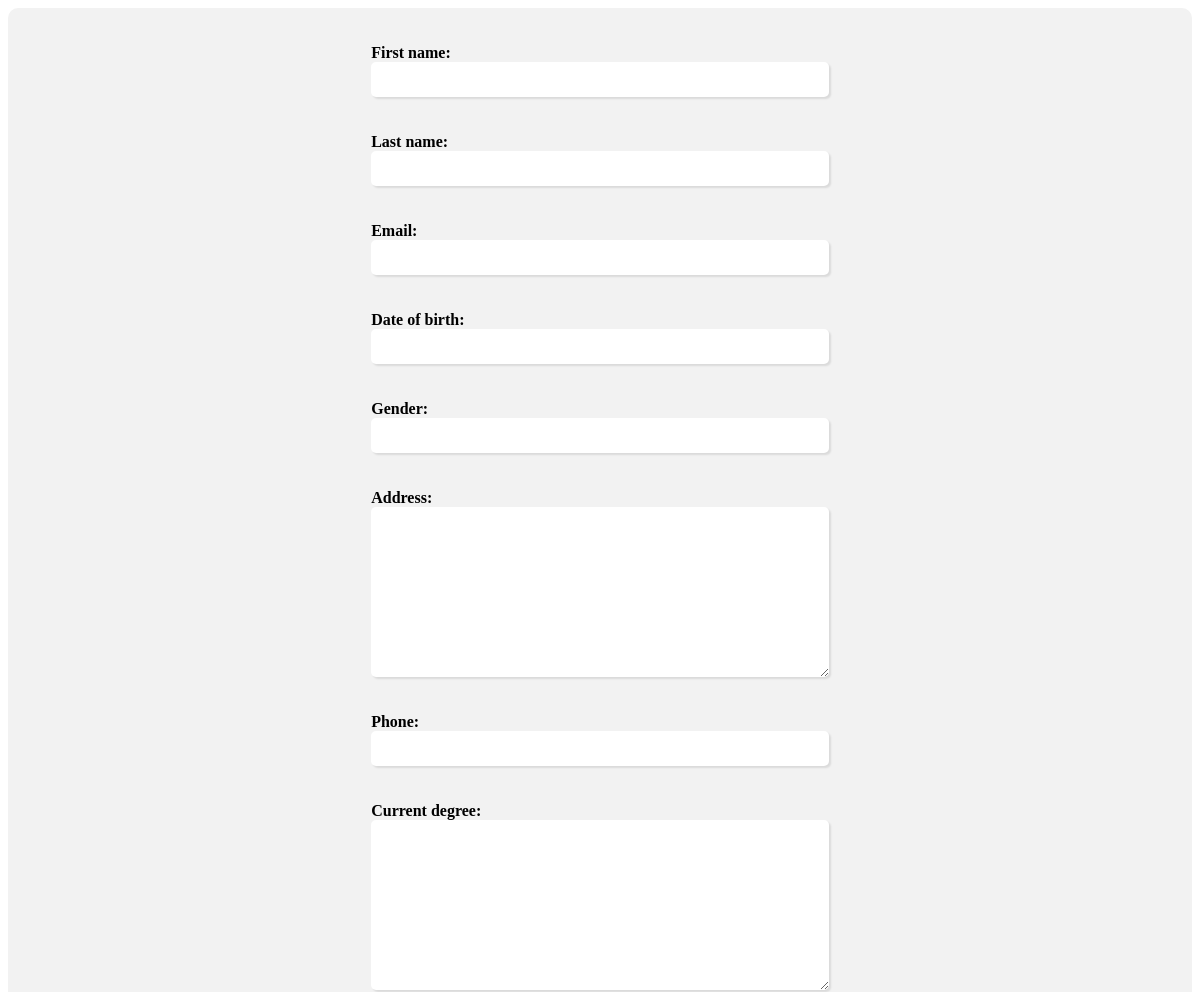
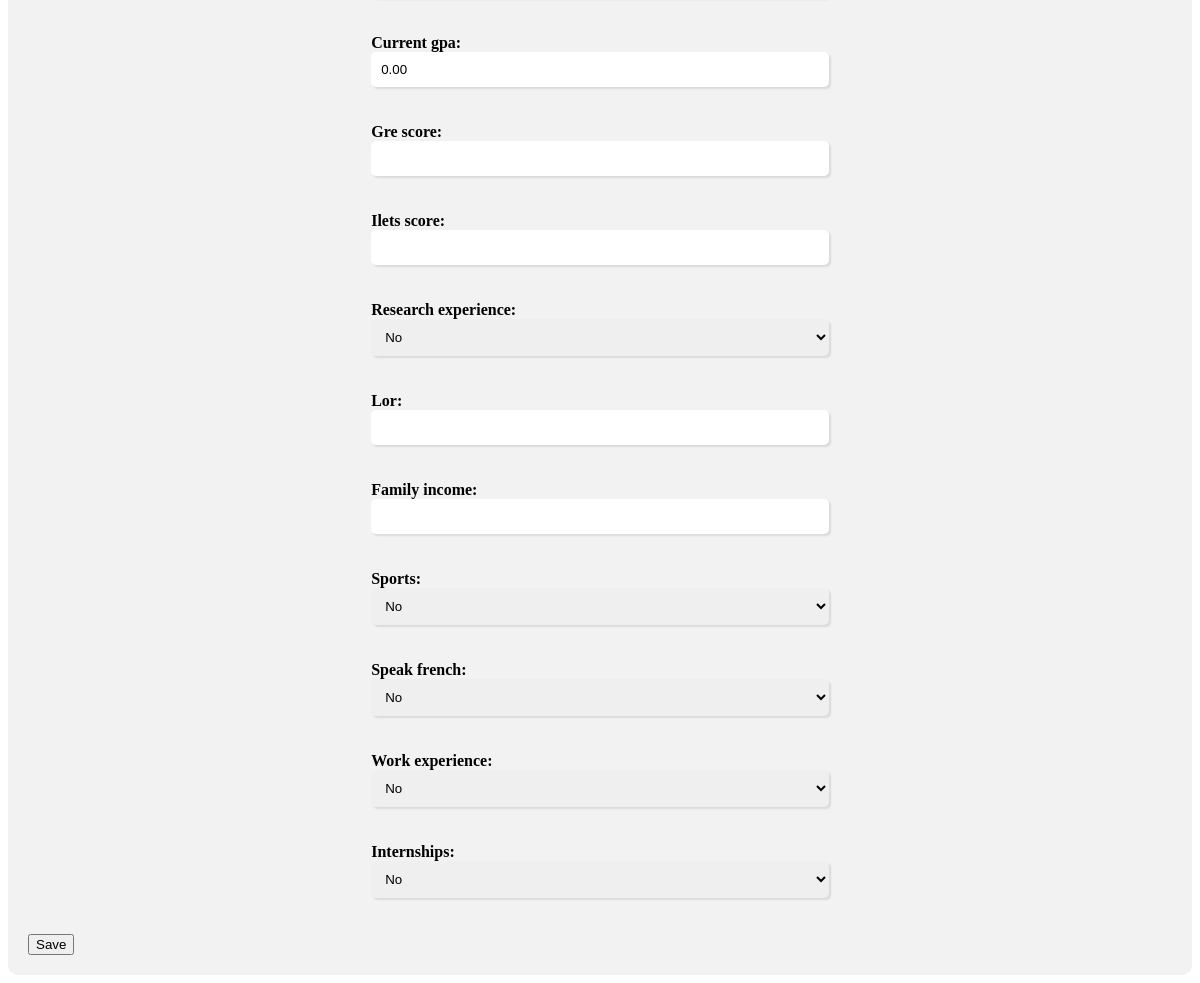
/edit_profile/ (signed in), run on an earlier commit of the app's database (2 pictures, top to bottom).
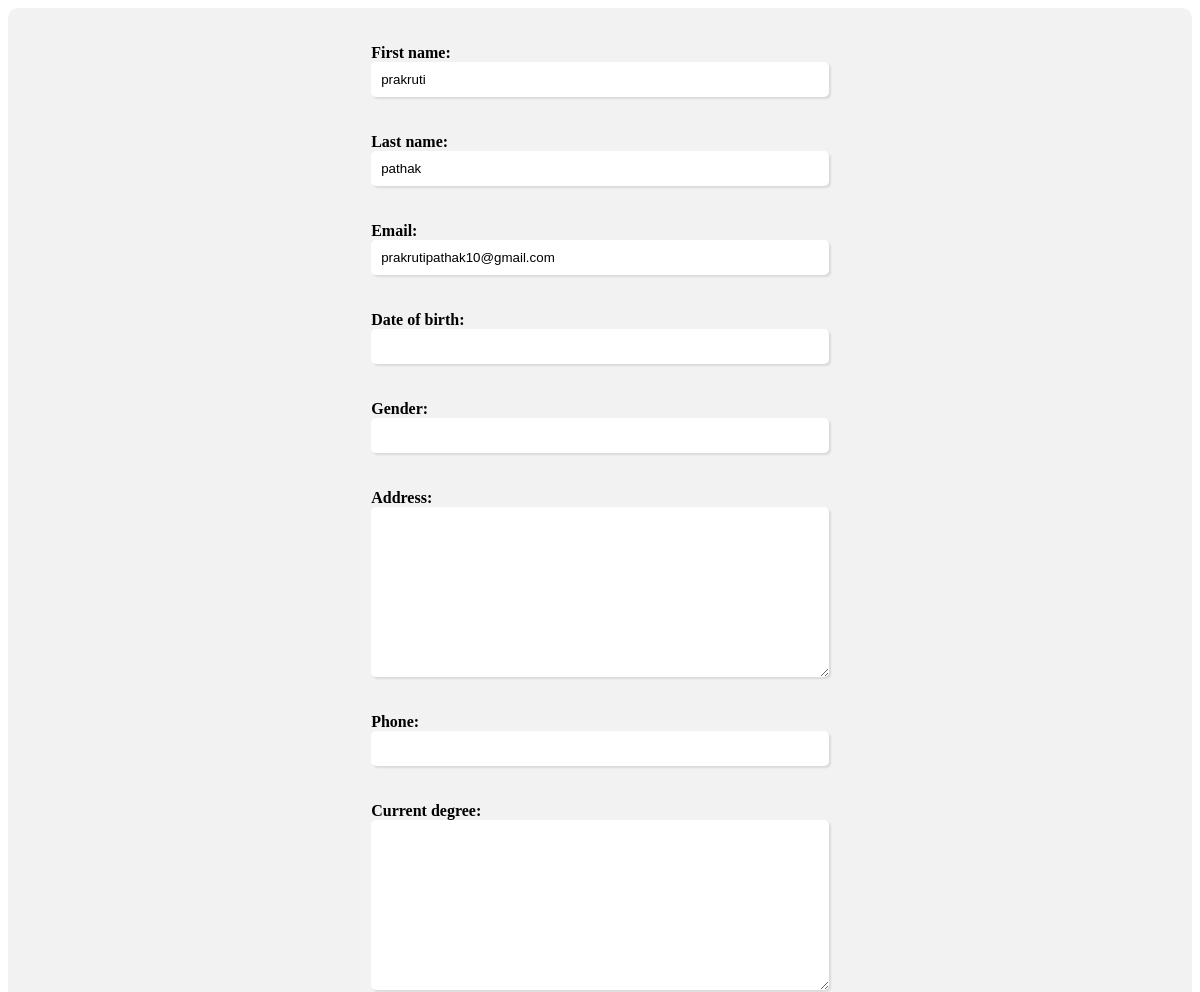
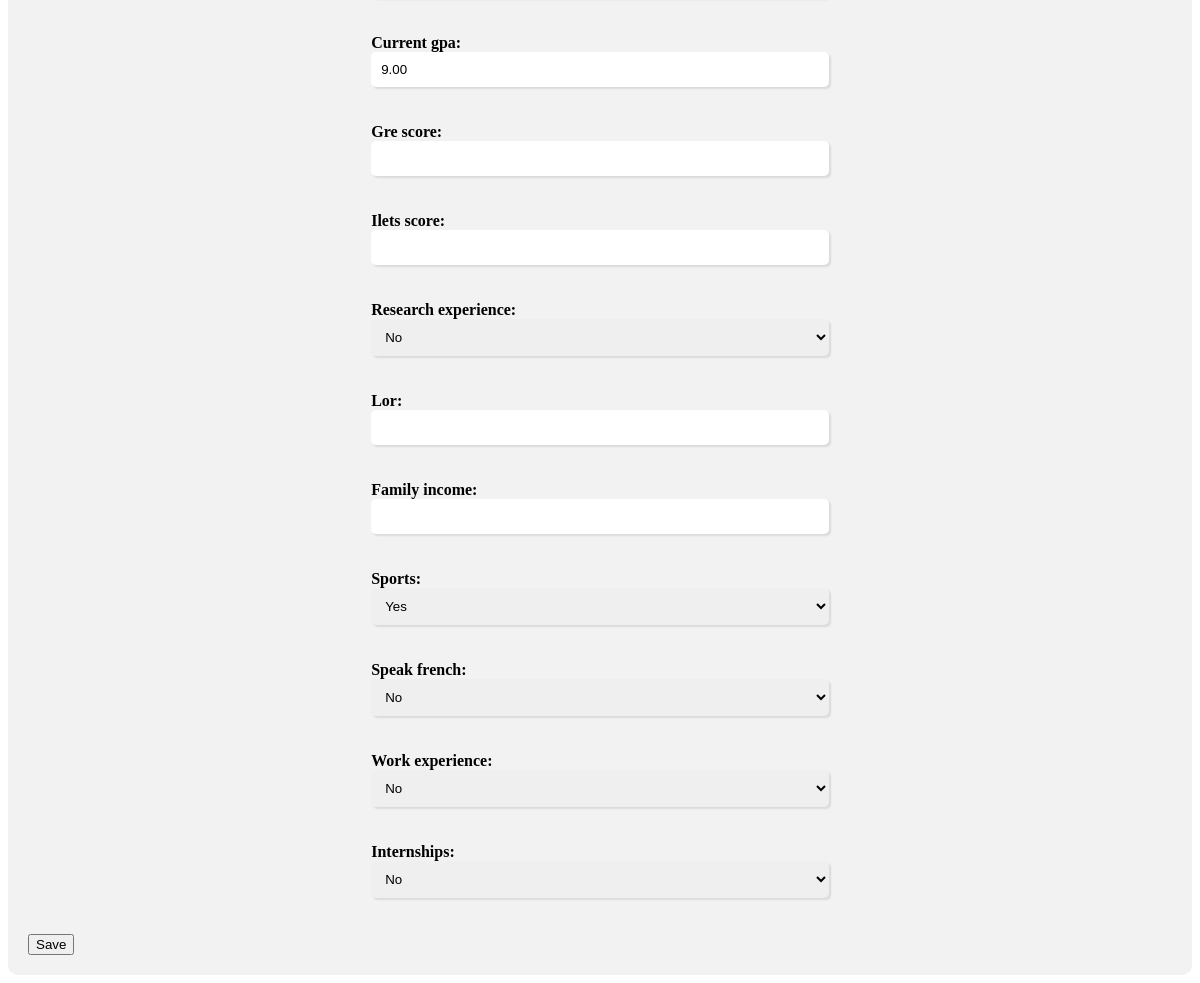
And on a later commit of the database (2 pictures, top to bottom).
### sprofile/models.py (models this page shows)
class Sprofile(models.Model):
    user = models.OneToOneField(User, related_name="profile", on_delete=models.CASCADE,default = None)
    first_name = models.CharField(max_length=255,default=None,blank=True, null=True)
    last_name = models.CharField(max_length=255,default=None,blank=True, null=True)
    email = models.EmailField(max_length=255,default=None,blank=True, null=True)
    date_of_birth = models.DateField(default=None,blank=True, null=True)
    gender = models.CharField(max_length=255,default=None,blank=True, null=True)
    address = models.TextField(max_length=255,default=None,blank=True, null=True)
    phone = models.CharField(max_length=20,default=None,blank=True, null=True)
    current_degree = models.TextField(max_length=255,default=None,blank=True, null=True)
    current_gpa = models.DecimalField(max_digits=3, decimal_places=2,default=0.00,blank=True, null=True)
    gre_score = models.IntegerField(default=None,blank=True, null=True)
    ilets_score = models.IntegerField(default=None,blank=True, null=True)
    research_experience = models.BooleanField(default=0,blank=True, null=True)
    lor = models.IntegerField(default=None,blank=True, null=True)
    family_income = models.IntegerField(default=None,blank=True, null=True)
    sports = models.BooleanField(default=0,blank=True, null=True)
    speak_french = models.BooleanField(default=0,blank=True, null=True)
    work_experience = models.BooleanField(default=0,blank=True, null=True)
    internships = models.BooleanField(default=0,blank=True, null=True)
    id = models.AutoField(primary_key=True)
    created_at = models.DateTimeField(auto_now_add=True)
    updated_at = models.DateTimeField(auto_now=True)
    class Meta:
        verbose_name = _('Sprofile')
        verbose_name_plural = _('Sprofiles')

### sprofile/views.py (the view)
# urls.py: path('edit_profile/', views.edit_profile, name='edit_profile'),
def edit_profile(request):
    if request.user.is_authenticated:
        profile, created = Sprofile.objects.get_or_create(user=request.user)
        if request.method == 'POST':
            form = ProfileForm(request.POST, instance=profile)
            if form.is_valid():
                form.save()
                return redirect('/edit_profile')
        else:
            form = ProfileForm(instance=profile)
        return render(request, 'edit_profile.html', {'form': form})
    else:
        return redirect('Login:Login')

### sprofile/forms.py
class ProfileForm(forms.ModelForm):
    class Meta:
        model = Sprofile
        fields = ['first_name','last_name', 'email','date_of_birth','gender','address','phone','current_degree','current_gpa','gre_score','ilets_score','research_experience','lor','family_income','sports','speak_french','work_experience','internships']

### sprofile/templates/edit_profile.html (shortened to what this page needs)
{% load static %}
<link rel="stylesheet" type="text/css" href="{% static 'edit_profile.css' %}">
<form method="post">
    {{ form.as_p }}
    <button type="submit">Save</button>
  </form>

### sprofile/static/edit_profile.css (style rules this page uses)
form { padding: 20px; background-color: #f2f2f2; border-radius: 10px; }
label { font-weight: bold; margin-right: 30%; margin-left: 30%; }
input[type="text"], input[type="email"],input[type="number"] ,textarea { padding: 10px; margin-bottom: 20px; width: 40%; margin-left: 30%; border-radius: 5px; border: none; box-shadow: 2px 2px 2px rgba(0, 0, 0, 0.1); }
select { padding: 10px; margin-bottom: 20px; width: 40%; margin-left: 30%; border-radius: 5px; border: none; box-shadow: 2px 2px 2px rgba(0, 0, 0, 0.1); }

What changed in the data, as far as the page shows it:
changed Sprofile "No": first_name (not shown) → "prakruti"; last_name (not shown) → "pathak"; email (not shown) → "prakrutipathak10@gmail.com"; current_gpa "0.00" → "9.00"; sports "No" → "Yes"
